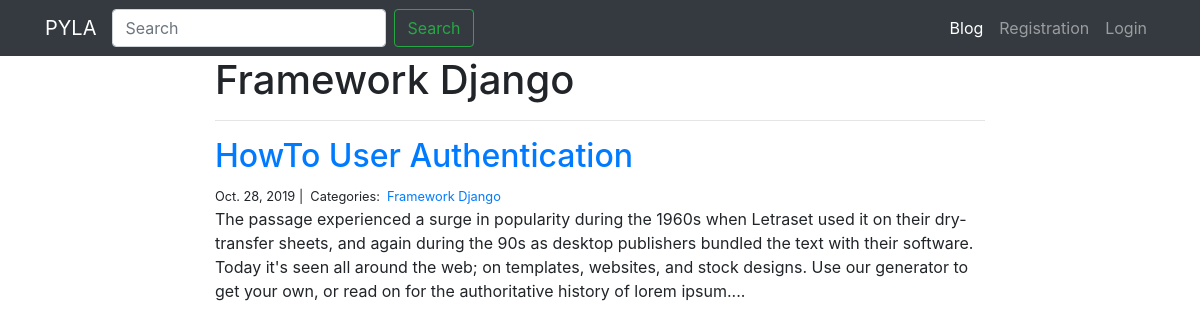
Page /Framework Django/ on the committed database.
### blog/models.py (models this page shows, shortened)
class Category(models.Model):
    name            = models.CharField(max_length=100)
    class Meta:
        verbose_name        = 'Category'
        verbose_name_plural = 'Categories'

class Post(models.Model):
    title           = models.CharField(max_length=255)
    body            = models.TextField()
    created_on      = models.DateTimeField(auto_now_add=True)
    last_modified   = models.DateTimeField(auto_now=True)
    categories      = models.ManyToManyField(Category, related_name='posts')

### blog/views.py (the view)
# urls.py: path('<category>/', views.blog_category, name='blog_category'),
def blog_category(request, category):
    posts       = Post.objects.filter(categories__name__contains=category).order_by('-created_on')
    context     = {'posts':posts, 'category':category}
    return render(request, 'blog/blog_category.html', context)

### templates/blog/blog_category.html
{% extends "base.html" %}
{% block content %}
<div class="col-md-8 offset-md-2">
    <h1>{{ category | title }}</h1>
    <hr>
    {% for post in posts %}
        <h2><a href="{% url 'blog_detail' post.pk%}">{{ post.title }}</a></h2>
        <small>
            {{ post.created_on.date }} |&nbsp;
            Categories:&nbsp;
            {% for category in post.categories.all %}
            <a href="{% url 'blog_category' category.name %}">
                {{ category.name }}
            </a>&nbsp;
            {% endfor %}
        </small>
        <p>{{ post.body | slice:":400" }}...</p>
    {% endfor %}
</div>
{% endblock %}

### rows in the picture
Category: name "Framework Django"
Post: title "HowTo User Authentication", created_on "Oct. 28, 2019", body "The passage experienced a surge in popularity during the 1960s when Letraset used it on their dry-transfer sheets, and again during the 90s as desktop publishers bundled the text with their software. Today it's seen all around the web; on templates, websites, and stock designs. Use our generator to get your own, or read on for the authoritative history of lorem ipsum."
